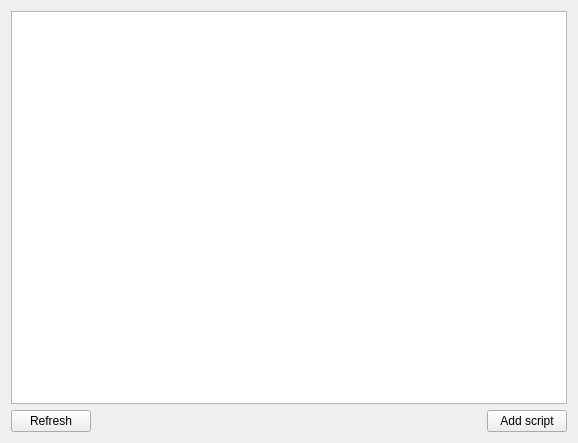
<?xml version="1.0" encoding="UTF-8"?>
<ui version="4.0">
 <class>ScriptsForm</class>
 <widget class="QWidget" name="ScriptsForm">
  <property name="geometry">
   <rect>
    <x>0</x>
    <y>0</y>
    <width>578</width>
    <height>443</height>
   </rect>
  </property>
  <property name="windowTitle">
   <string>Scripts</string>
  </property>
  <layout class="QGridLayout" name="gridLayout_2">
   <item row="0" column="0">
    <layout class="QGridLayout" name="gridLayout">
     <item row="3" column="1">
      <spacer name="horizontalSpacer">
       <property name="orientation">
        <enum>Qt::Horizontal</enum>
       </property>
       <property name="sizeHint" stdset="0">
        <size>
         <width>40</width>
         <height>20</height>
        </size>
       </property>
      </spacer>
     </item>
     <item row="3" column="3">
      <widget class="QPushButton" name="addScriptButton">
       <property name="text">
        <string>Add script</string>
       </property>
      </widget>
     </item>
     <item row="3" column="0">
      <widget class="QPushButton" name="refreshButton">
       <property name="text">
        <string>Refresh</string>
       </property>
      </widget>
     </item>
     <item row="0" column="0" colspan="4">
      <widget class="QTreeView" name="scriptsTableView"/>
     </item>
    </layout>
   </item>
  </layout>
 </widget>
 <resources/>
 <connections/>
</ui>
